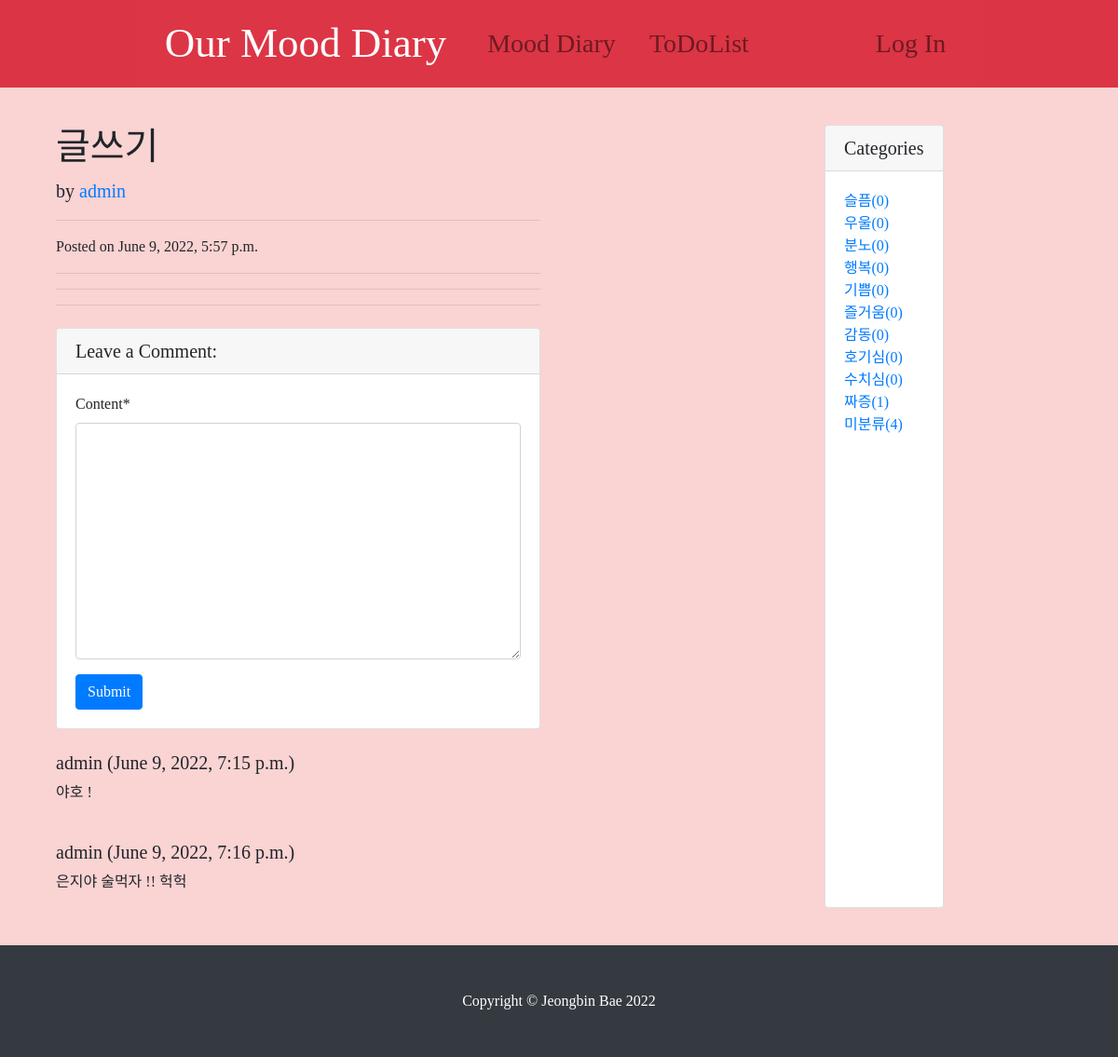
/diary/5/, run on an earlier commit of the app's database.
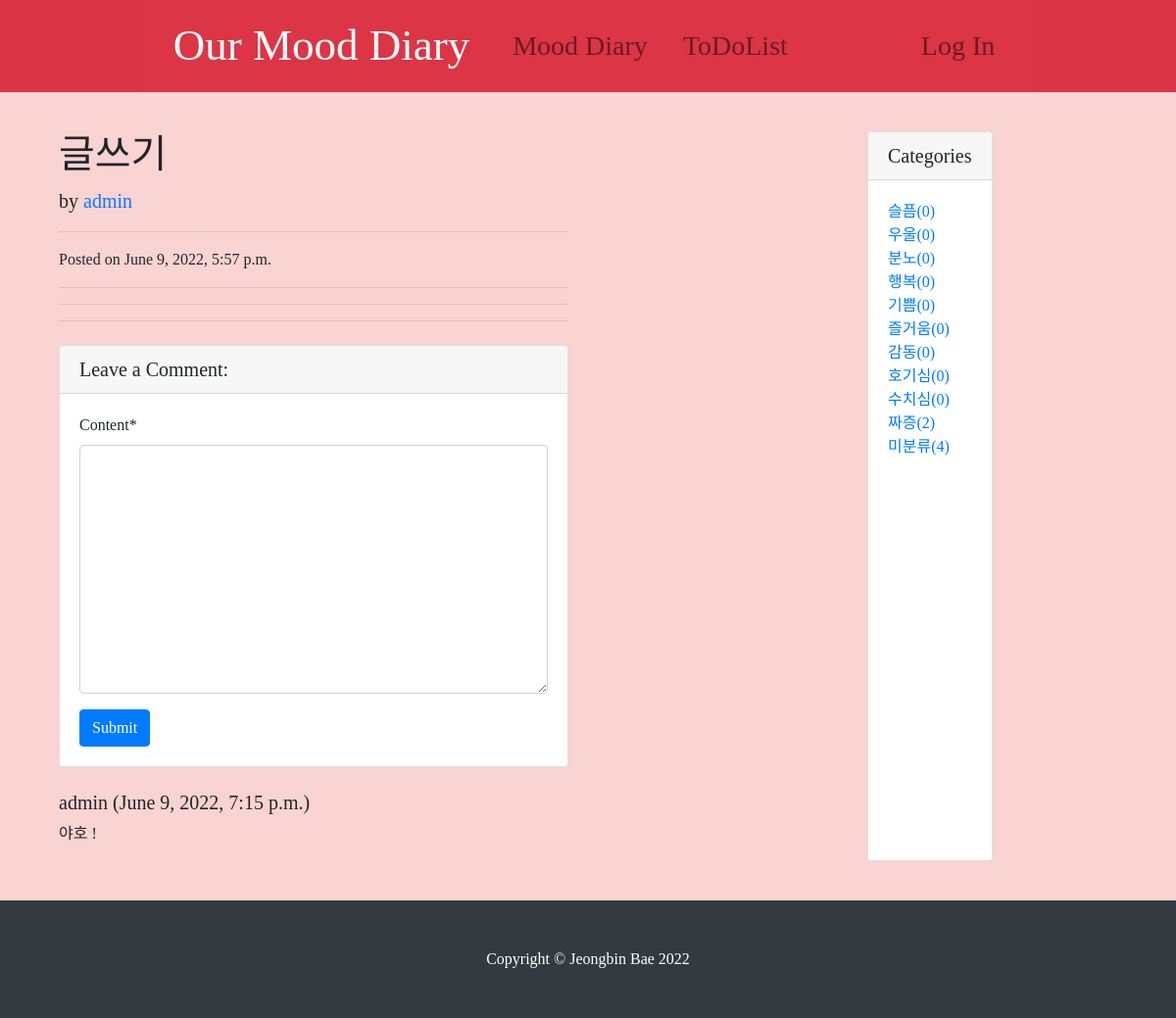
And on a later commit of the database.
### diary/models.py (models this page shows, shortened)
class Comment(models.Model):
    post = models.ForeignKey(Post, on_delete=models.CASCADE)
    author = models.ForeignKey(User, on_delete=models.CASCADE)
    content = models.TextField()
    created_at = models.DateTimeField(auto_now_add=True)

class Category(models.Model):
    name = models.CharField(max_length=50, unique=True)
    slug = models.SlugField(max_length=200, unique=True, allow_unicode=True)
    class Meta:
        verbose_name_plural : 'Categories'
    def get_absolute_url(self):
        return f'/diary/category/{self.slug}/'

### diary/views.py (the view)
# urls.py: path('<int:pk>/', views.PostDetail.as_view()),
class PostDetail(DetailView):
    model = Post
    def get_context_data(self, *, object_list=None, **kwargs):
        context = super(PostDetail, self).get_context_data()
        context['categories'] = Category.objects.all()
        context['no_category_post_count'] = Post.objects.filter(category=None).count()
        context['comment_form'] = CommentForm
        return context

### diary/models.py (called while the page is built)
    def get_absolute_url(self):
        return f'/diary/{self.pk}/'

    def get_content_markdown(self):
        return markdown(self.content)

### diary/templates/diary/post_detail.html (shortened to what this page needs)
{% extends 'diary/base.html' %}
{% load crispy_forms_tags %}
    {% block main_area %}
      <div class="col-lg-8">
        <h1 class="mt-4">{{ post.title }}</h1>
        <p class="lead">
          by
          <a href="#">{{ post.author }}</a>
        </p>
        <hr>
        <p>Posted on {{ post.created_at }}
        </p>
        <hr>
        <hr>
          <hr>
        <div class="card my-4">
          <h5 class="card-header">Leave a Comment:</h5>
          <div class="card-body">
              <form method="post" action="{{ post.get_absolute_url }}addcomment/">
                {{ comment_form | crispy }}
              <button type="submit" class="btn btn-primary">Submit</button>
            </form>
          </div>
        </div>
        {% if post.comment_set.exists %}
            {% for comment in post.comment_set.iterator %}
        <div class="media mb-4">
          <div class="media-body" id ="commnet-{{ comment.pk }}">
            <h5 class="mt-0">{{ comment.author }} ({{ comment.created_at }})</h5>
            <p>{{ comment.content }}</p>
          </div>
        </div>
        {% endfor %}
        {% endif %}
      </div>
    {% endblock %}

### diary/templates/diary/base.html (shortened to what this page needs)
<!DOCTYPE html>
<html>
{% load static %}
<head>
        <link rel="stylesheet" href="{% static 'diary/bootstrap/bootstrap.min.css' %}" media="screen">
        <link rel="stylesheet" href="{% static 'diary/css/diary-post.css' %}" media="screen">
</head>
<body>
    {% include 'diary/navbar.html' %}
    <div class="container my-3">
        <div class="row">
            <div class="col-md-8 col-lg-9">
                {% block main_area %}
                {% endblock %}
            </div>
                <div class="card my-4">
                    <h5 class="card-header">Categories</h5>
                    <div class="card-body">
                        <div class="row">
                            <div class="col-lg-12">
                                <ul class="list-unstyled mb-0">
                                    {% for c in categories %}
                                        <li>
                                            <a href="{{ c.get_absolute_url }}">{{ c.name }}({{ c.post_set.count }})</a>
                                        </li>
                                    {% endfor %}
                                    <li>
                                        <a href="/diary/category/no-category">미분류({{ no_category_post_count }})</a>
                                    </li>
                                </ul>
                            </div>
                        </div>
                    </div>
                </div>
            </div>
        </div>
    {% include 'diary/footer.html' %}
</body>
</html>

What changed in the data, as far as the page shows it:
removed Comment: author "admin", created_at "June 9, 2022, 7:16 p.m.", content "은지야 술먹자 !! 헉헉"
computed for Category "짜증": post_set.count "1" → "2"
